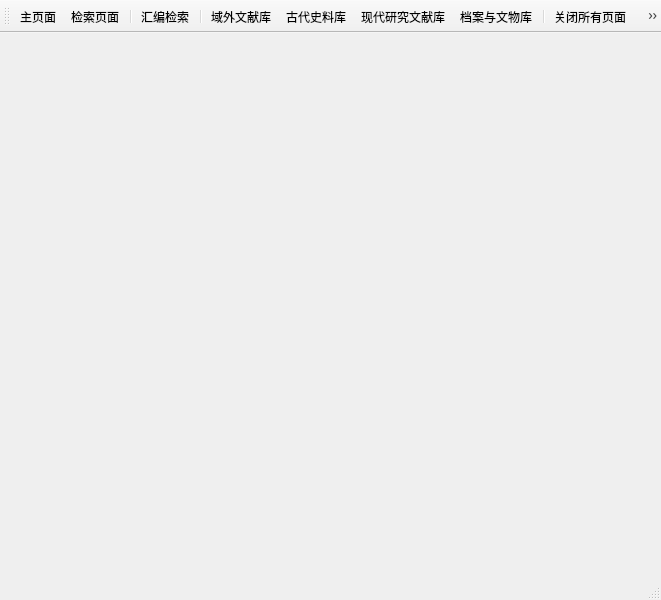
<?xml version="1.0" encoding="UTF-8"?>
<ui version="4.0">
 <class>mainWindow</class>
 <widget class="QMainWindow" name="mainWindow">
  <property name="geometry">
   <rect>
    <x>0</x>
    <y>0</y>
    <width>661</width>
    <height>600</height>
   </rect>
  </property>
  <property name="windowTitle">
   <string>郑成功文献史料数据库</string>
  </property>
  <property name="windowIcon">
   <iconset resource="../RES/img.qrc">
    <normaloff>:/PIC/郑.gif</normaloff>:/PIC/郑.gif</iconset>
  </property>
  <widget class="QWidget" name="centralwidget"/>
  <widget class="QMenuBar" name="menubar">
   <property name="geometry">
    <rect>
     <x>0</x>
     <y>0</y>
     <width>661</width>
     <height>22</height>
    </rect>
   </property>
  </widget>
  <widget class="QStatusBar" name="statusbar"/>
  <widget class="QToolBar" name="toolBar">
   <property name="windowTitle">
    <string>toolBar</string>
   </property>
   <attribute name="toolBarArea">
    <enum>TopToolBarArea</enum>
   </attribute>
   <attribute name="toolBarBreak">
    <bool>false</bool>
   </attribute>
   <addaction name="action_Index"/>
   <addaction name="action_Search"/>
   <addaction name="separator"/>
   <addaction name="action_HMCSearch"/>
   <addaction name="separator"/>
   <addaction name="action_YuWai"/>
   <addaction name="action_GuDaiShi"/>
   <addaction name="action_XianDai"/>
   <addaction name="action_DanAnWenWu"/>
   <addaction name="separator"/>
   <addaction name="action_Close"/>
   <addaction name="action_Setup"/>
   <addaction name="action_about"/>
   <addaction name="action_Quit"/>
   <addaction name="separator"/>
  </widget>
  <action name="action_Search">
   <property name="icon">
    <iconset resource="../RES/img.qrc">
     <normaloff>:/PIC/书本查找.png</normaloff>:/PIC/书本查找.png</iconset>
   </property>
   <property name="text">
    <string>检索页面</string>
   </property>
  </action>
  <action name="action_YuWai">
   <property name="icon">
    <iconset resource="../RES/img.qrc">
     <normaloff>:/PIC/域外文献.png</normaloff>:/PIC/域外文献.png</iconset>
   </property>
   <property name="text">
    <string>域外文献库</string>
   </property>
  </action>
  <action name="action_GuDaiShi">
   <property name="icon">
    <iconset resource="../RES/img.qrc">
     <normaloff>:/PIC/古代史料.png</normaloff>:/PIC/古代史料.png</iconset>
   </property>
   <property name="text">
    <string>古代史料库</string>
   </property>
  </action>
  <action name="action_XianDai">
   <property name="icon">
    <iconset resource="../RES/img.qrc">
     <normaloff>:/PIC/现代研究.png</normaloff>:/PIC/现代研究.png</iconset>
   </property>
   <property name="text">
    <string>现代研究文献库</string>
   </property>
  </action>
  <action name="action_DanAnWenWu">
   <property name="icon">
    <iconset resource="../RES/img.qrc">
     <normaloff>:/PIC/档案与文物.png</normaloff>:/PIC/档案与文物.png</iconset>
   </property>
   <property name="text">
    <string>档案与文物库</string>
   </property>
  </action>
  <action name="action_Close">
   <property name="icon">
    <iconset resource="../RES/img.qrc">
     <normaloff>:/PIC/退出.png</normaloff>:/PIC/退出.png</iconset>
   </property>
   <property name="text">
    <string>关闭所有页面</string>
   </property>
   <property name="toolTip">
    <string>关闭所有页面</string>
   </property>
  </action>
  <action name="action_Index">
   <property name="icon">
    <iconset resource="../RES/img.qrc">
     <normaloff>:/PIC/home.png</normaloff>:/PIC/home.png</iconset>
   </property>
   <property name="text">
    <string>主页面</string>
   </property>
   <property name="toolTip">
    <string>主页面</string>
   </property>
  </action>
  <action name="action_about">
   <property name="icon">
    <iconset resource="../RES/img.qrc">
     <normaloff>:/PIC/about.png</normaloff>:/PIC/about.png</iconset>
   </property>
   <property name="text">
    <string>关于</string>
   </property>
  </action>
  <action name="action_Quit">
   <property name="icon">
    <iconset resource="../RES/img.qrc">
     <normaloff>:/PIC/Quit.png</normaloff>:/PIC/Quit.png</iconset>
   </property>
   <property name="text">
    <string>退出数据库</string>
   </property>
  </action>
  <action name="action_Setup">
   <property name="icon">
    <iconset resource="../RES/img.qrc">
     <normaloff>:/PIC/Setup.png</normaloff>:/PIC/Setup.png</iconset>
   </property>
   <property name="text">
    <string>后台管理</string>
   </property>
  </action>
  <action name="action_HMCSearch">
   <property name="icon">
    <iconset resource="../RES/img.qrc">
     <normaloff>:/PIC/DocumentSearch.png</normaloff>:/PIC/DocumentSearch.png</iconset>
   </property>
   <property name="text">
    <string>汇编检索</string>
   </property>
   <property name="toolTip">
    <string>文献史料汇编检索</string>
   </property>
  </action>
 </widget>
 <resources>
  <include location="../RES/img.qrc"/>
 </resources>
 <connections>
  <connection>
   <sender>action_Quit</sender>
   <signal>triggered()</signal>
   <receiver>mainWindow</receiver>
   <slot>close()</slot>
   <hints>
    <hint type="sourcelabel">
     <x>-1</x>
     <y>-1</y>
    </hint>
    <hint type="destinationlabel">
     <x>330</x>
     <y>299</y>
    </hint>
   </hints>
  </connection>
 </connections>
</ui>
